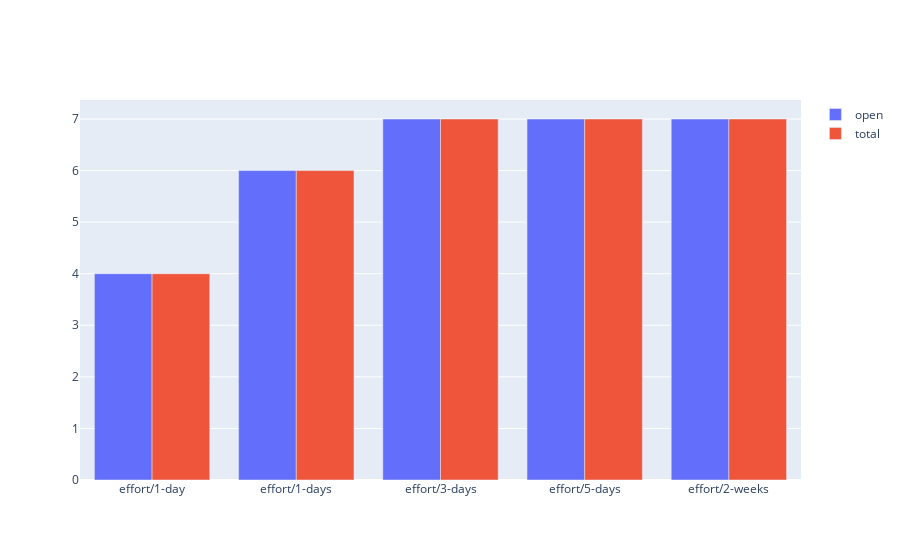

Source (notebook cell):
### Code cell
df = pandas.DataFrame({}, index = effort_labels)
df['open'] = open_effort_distribution(c.stats).values[0]
df['total'] = total_effort_distribution(c.stats).values[0]

data = [
   go.Bar(
    x=effort_labels,
    y=df[col].values,
    name=col
    ) for col in df.columns
]

go.Figure(data)

### Figure 1 — Plotly figure (JSON) as saved in the notebook; plotly's stock layout.template omitted (floating-point values rounded to 4 significant figures)
{"data": [{"name": "open", "type": "bar", "x": ["effort/1-day", "effort/1-days", "effort/3-days", "effort/5-days", "effort/2-weeks"], "y": [4, 6, 7, 7, 7]}, {"name": "total", "type": "bar", "x": ["effort/1-day", "effort/1-days", "effort/3-days", "effort/5-days", "effort/2-weeks"], "y": [4, 6, 7, 7, 7]}], "layout": {}}
